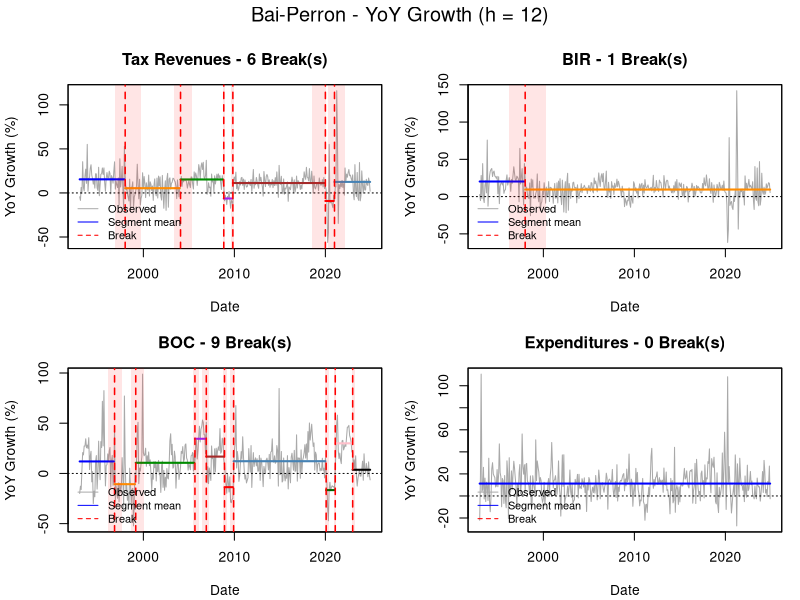
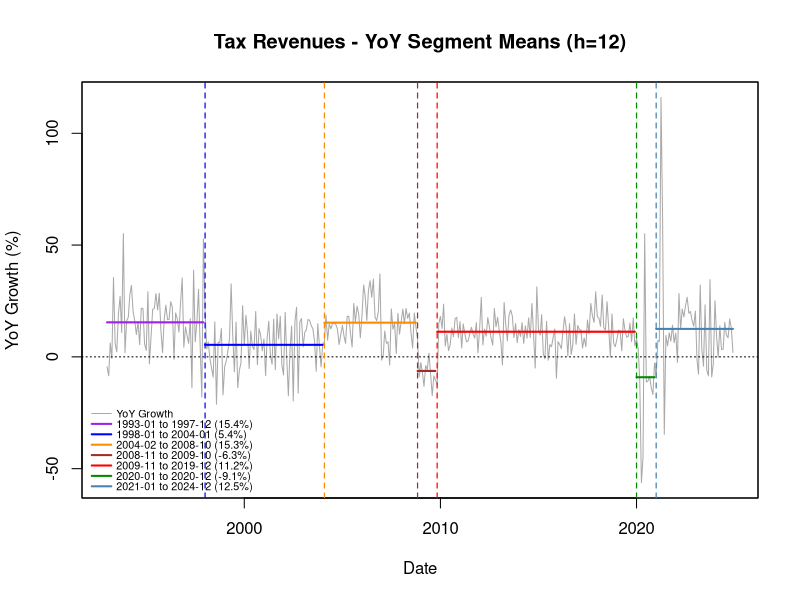
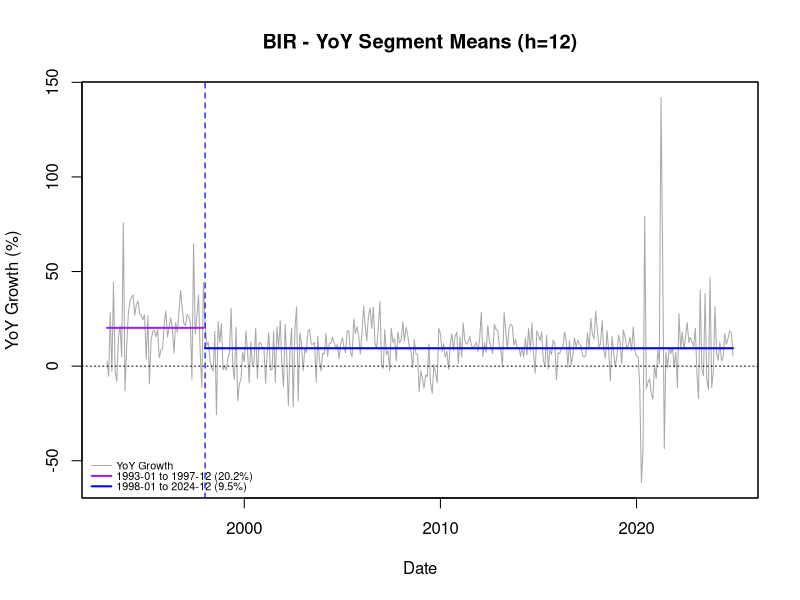
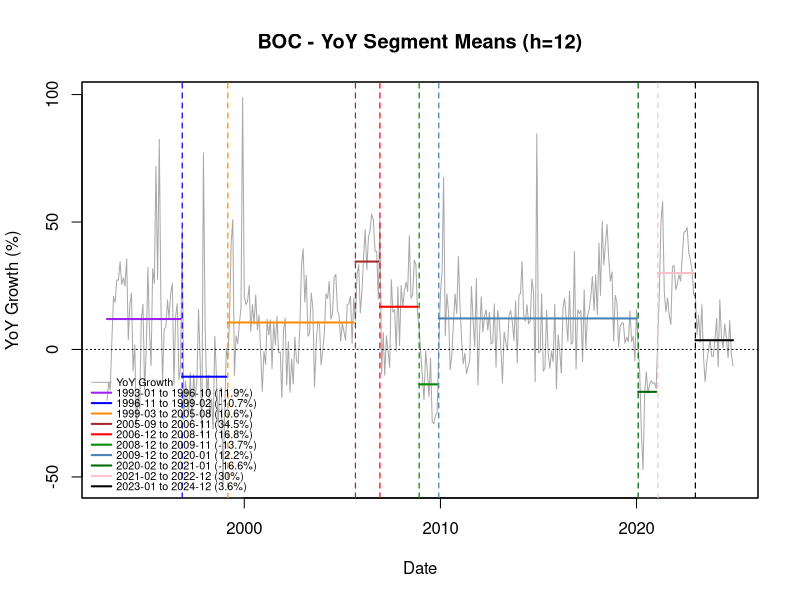
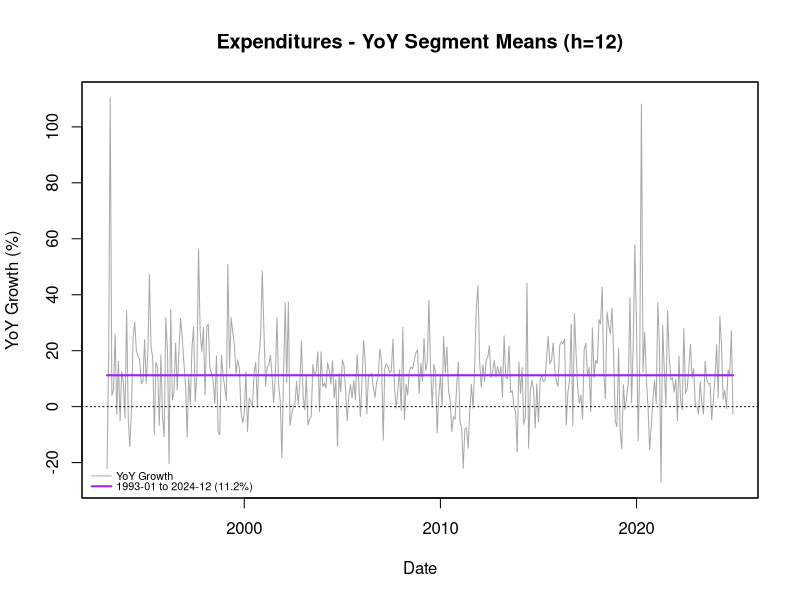
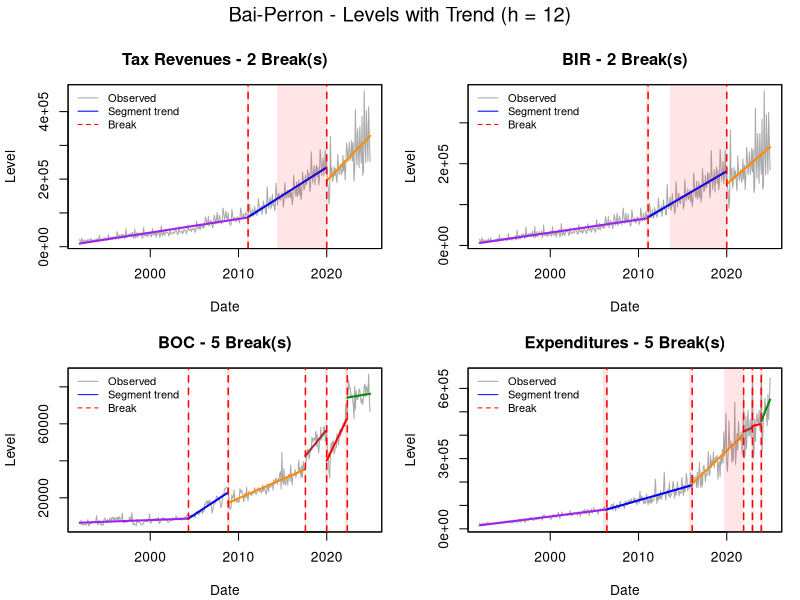
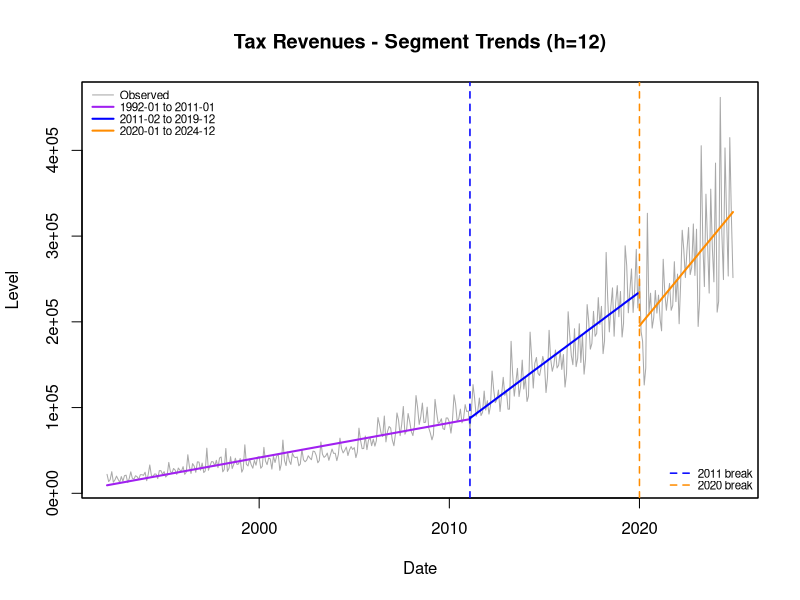
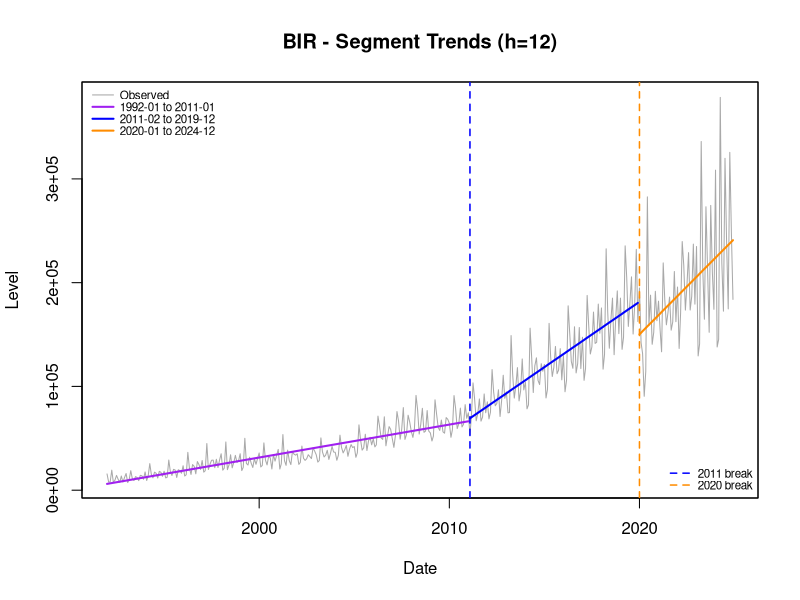

These charts were generated, in order, by the following R code:
library(strucchange)
library(zoo)
library(dplyr)

# ── Load & Prep ──────────────────────────────────────────
df <- read.csv('Data/cordata.csv',
               stringsAsFactors = FALSE)
df$Date <- as.Date(df$Date, format = "%m/%d/%Y")
df$date <- NULL

df_sel    <- df[, c("Date", "Tax.Revenues", "BIR", "BOC", "Expenditures")]
df_sel_92 <- df_sel %>% filter(Date >= as.Date("1992-01-01"))
names(df_sel_92) <- c("Date", "Tax", "BIR", "BOC", "Exp")

# ── YoY Growth ───────────────────────────────────────────
df_growth <- df_sel_92 %>%
  arrange(Date) %>%
  mutate(across(-Date, ~ (. / dplyr::lag(., 12) - 1) * 100,
                .names = "{.col}_growth")) %>%
  filter(if_all(ends_with("_growth"), ~ !is.na(.)))

# ── Zoo Series ───────────────────────────────────────────
tax_ts  <- zoo(df_growth$Tax_growth, order.by = df_growth$Date)
bir_ts  <- zoo(df_growth$BIR_growth, order.by = df_growth$Date)
boc_ts  <- zoo(df_growth$BOC_growth, order.by = df_growth$Date)
exp_ts  <- zoo(df_growth$Exp_growth, order.by = df_growth$Date)

tax_lev <- zoo(df_sel_92$Tax, order.by = df_sel_92$Date)
bir_lev <- zoo(df_sel_92$BIR, order.by = df_sel_92$Date)
boc_lev <- zoo(df_sel_92$BOC, order.by = df_sel_92$Date)
exp_lev <- zoo(df_sel_92$Exp, order.by = df_sel_92$Date)

# ── Helper: BIC-optimal m ────────────────────────────────
get_opt_m <- function(bp) {
  opt <- breakpoints(bp)$breakpoints
  if (length(opt) == 0 || all(is.na(opt))) 0L else length(opt)
}

# ── Helper: get break dates from breakpoints object ──────
get_bp_dates <- function(bp, ts) {
  idx <- breakpoints(bp)$breakpoints
  if (length(idx) == 0 || all(is.na(idx))) return(as.Date(character(0)))
  index(ts)[idx]
}

# ── Helper: plot segment trends (lm) using calendar dates ─
# bp_dates: vector of Date — each is the FIRST date of a new segment
#           (i.e. the break date itself, same as your manual window() calls)
plot_seg_trends <- function(ts, bp_dates, title, ylab,
                            legend_pos  = "topleft",
                            legend_pos2 = "bottomright",
                            seg_cols = c("purple", "blue", "darkorange",
                                         "brown", "red", "green4",
                                         "steelblue", "darkgreen", "pink", "black")) {
  all_dates  <- index(ts)
  first_date <- all_dates[1]
  last_date  <- all_dates[length(all_dates)]
  
  if (length(bp_dates) == 0) {
    seg_starts <- first_date
    seg_ends   <- last_date
  } else {
    # new segment starts ON the break date (matches your manual window calls)
    seg_starts <- c(first_date, bp_dates)
    seg_ends   <- c(bp_dates - 1, last_date)
  }
  n_seg <- length(seg_starts)
  
  plot(ts, col = "darkgray", lwd = 1, type = "l",
       main = title, ylab = ylab, xlab = "Date")
  
  leg_labels <- "Observed"
  leg_cols   <- "darkgray"
  leg_lty    <- 1; leg_lwd <- 1
  used_cols  <- character(n_seg)
  
  for (s in seq_len(n_seg)) {
    seg_ts <- window(ts, start = seg_starts[s], end = seg_ends[s])
    col_s  <- seg_cols[(s - 1) %% length(seg_cols) + 1]
    used_cols[s] <- col_s
    fit_s  <- lm(coredata(seg_ts) ~ seq_along(seg_ts))
    lines(zoo(fitted(fit_s), order.by = index(seg_ts)), col = col_s, lwd = 2)
    lbl <- paste0(format(seg_starts[s], "%Y-%m"), " to ",
                  format(seg_ends[s],   "%Y-%m"))
    leg_labels <- c(leg_labels, lbl)
    leg_cols   <- c(leg_cols, col_s)
    leg_lty    <- c(leg_lty, 1); leg_lwd <- c(leg_lwd, 2)
  }
  
  if (length(bp_dates) > 0) {
    break_cols <- used_cols[-1]  # break color = color of the segment it starts
    for (i in seq_along(bp_dates))
      abline(v = bp_dates[i], col = break_cols[i], lty = 2, lwd = 1.5)
    legend(legend_pos2,
           legend = paste0(format(bp_dates, "%Y"), " break"),
           col = break_cols, lty = 2, lwd = 1.5,
           bty = "n", cex = 0.7, x.intersp = 0.6, y.intersp = 0.85)
  }
  legend(legend_pos, legend = leg_labels, col = leg_cols,
         lty = leg_lty, lwd = leg_lwd,
         bty = "n", cex = 0.7, x.intersp = 0.6, y.intersp = 0.85)
}

# ── Helper: plot segment means using calendar dates ───────
plot_seg_means <- function(ts, bp_dates, title, ylab,
                           legend_pos = "bottomleft",
                           seg_cols = c("purple", "blue", "darkorange",
                                        "brown", "red", "green4",
                                        "steelblue", "darkgreen", "pink", "black")) {
  all_dates  <- index(ts)
  first_date <- all_dates[1]
  last_date  <- all_dates[length(all_dates)]
  
  if (length(bp_dates) == 0) {
    seg_starts <- first_date
    seg_ends   <- last_date
  } else {
    seg_starts <- c(first_date, bp_dates)
    seg_ends   <- c(bp_dates - 1, last_date)
  }
  n_seg <- length(seg_starts)
  
  plot(ts, col = "darkgray", lwd = 1, type = "l",
       main = title, ylab = ylab, xlab = "Date")
  abline(h = 0, col = "black", lty = 3, lwd = 1)
  
  leg_labels <- "YoY Growth"
  leg_cols   <- "darkgray"
  leg_lty    <- 1; leg_lwd <- 1
  
  for (s in seq_len(n_seg)) {
    seg_ts <- window(ts, start = seg_starts[s], end = seg_ends[s])
    col_s  <- seg_cols[(s - 1) %% length(seg_cols) + 1]
    m_s    <- mean(coredata(seg_ts))
    lines(zoo(rep(m_s, length(seg_ts)), order.by = index(seg_ts)),
          col = col_s, lwd = 2)
    lbl <- paste0(format(seg_starts[s], "%Y-%m"), " to ",
                  format(seg_ends[s],   "%Y-%m"),
                  " (", round(m_s, 1), "%)")
    leg_labels <- c(leg_labels, lbl)
    leg_cols   <- c(leg_cols, col_s)
    leg_lty    <- c(leg_lty, 1); leg_lwd <- c(leg_lwd, 2)
  }
  
  if (length(bp_dates) > 0) {
    break_cols <- seg_cols[seq_len(length(bp_dates)) %% length(seg_cols) + 1]
    for (i in seq_along(bp_dates))
      abline(v = bp_dates[i], col = break_cols[i], lty = 2, lwd = 1.2)
  }
  
  legend(legend_pos, legend = leg_labels, col = leg_cols,
         lty = leg_lty, lwd = leg_lwd,
         bty = "n", cex = 0.65, x.intersp = 0.5, y.intersp = 0.8)
}


# ══════════════════════════════════════════════════════════
# MAIN LOOP OVER h VALUES
# ══════════════════════════════════════════════════════════
for (h_value in c(12, 24, 36)) {
  
  cat("\n\n")
  cat(paste(rep("#", 70), collapse = ""), "\n")
  cat(paste0("  h = ", h_value, "\n"))
  cat(paste(rep("#", 70), collapse = ""), "\n")
  
  # ── Growth breakpoints ───────────────────────────────────
  bp_tax_g <- breakpoints(tax_ts ~ 1, h = h_value)
  bp_bir_g <- breakpoints(bir_ts ~ 1, h = h_value)
  bp_boc_g <- breakpoints(boc_ts ~ 1, h = h_value)
  bp_exp_g <- breakpoints(exp_ts ~ 1, h = h_value)
  
  growth_info <- list(
    list(name = "Tax Revenues", ts = tax_ts, bp = bp_tax_g, n = get_opt_m(bp_tax_g)),
    list(name = "BIR",          ts = bir_ts, bp = bp_bir_g, n = get_opt_m(bp_bir_g)),
    list(name = "BOC",          ts = boc_ts, bp = bp_boc_g, n = get_opt_m(bp_boc_g)),
    list(name = "Expenditures", ts = exp_ts, bp = bp_exp_g, n = get_opt_m(bp_exp_g))
  )
  
  # ── Level breakpoints ────────────────────────────────────
  bp_tax_l <- breakpoints(coredata(tax_lev) ~ seq_along(tax_lev), h = h_value)
  bp_bir_l <- breakpoints(coredata(bir_lev) ~ seq_along(bir_lev), h = h_value)
  bp_boc_l <- breakpoints(coredata(boc_lev) ~ seq_along(boc_lev), h = h_value)
  bp_exp_l <- breakpoints(coredata(exp_lev) ~ seq_along(exp_lev), h = h_value)
  
  # ── Extract break dates (calendar) ──────────────────────
  tax_g_bd <- get_bp_dates(bp_tax_g, tax_ts)
  bir_g_bd <- get_bp_dates(bp_bir_g, bir_ts)
  boc_g_bd <- get_bp_dates(bp_boc_g, boc_ts)
  exp_g_bd <- get_bp_dates(bp_exp_g, exp_ts)
  
  tax_l_bd <- get_bp_dates(bp_tax_l, tax_lev)
  bir_l_bd <- get_bp_dates(bp_bir_l, bir_lev)
  boc_l_bd <- get_bp_dates(bp_boc_l, boc_lev)
  exp_l_bd <- get_bp_dates(bp_exp_l, exp_lev)
  
  # ════════════════════════════════════════════════════════
  # PLOT 1: 4-in-1 YoY Growth Bai-Perron overview
  # ════════════════════════════════════════════════════════
  seg_colors <- c("blue", "darkorange", "green4", "purple", "brown",
                  "red", "steelblue", "darkgreen", "pink", "black")
  
  png(paste0("plot_h", h_value, "_01_yoy_overview.png"), width = 1200, height = 900, res = 120)
  par(mfrow = c(2, 2), mar = c(4, 4, 3, 1) + 0.1, oma = c(0, 0, 2, 0))
  for (info in growth_info) {
    n  <- info$n
    bd <- get_bp_dates(info$bp, info$ts)
    
    plot(info$ts,
         main = paste0(info$name, " - ", n, " Break(s)"),
         xlab = "Date", ylab = "YoY Growth (%)",
         col = "darkgray", lwd = 1, type = "l")
    abline(h = 0, col = "black", lty = 3, lwd = 1)
    
    all_d  <- index(info$ts)
    if (n > 0) {
      starts <- c(all_d[1], bd)
      ends   <- c(bd - 1, all_d[length(all_d)])
    } else {
      starts <- all_d[1]
      ends   <- all_d[length(all_d)]
    }
    for (s in seq_along(starts)) {
      seg_ts <- window(info$ts, start = starts[s], end = ends[s])
      m_s    <- mean(coredata(seg_ts))
      col_s  <- seg_colors[(s - 1) %% length(seg_colors) + 1]
      lines(zoo(rep(m_s, length(seg_ts)), order.by = index(seg_ts)),
            col = col_s, lwd = 2)
    }
    
    if (n > 0) {
      abline(v = bd, col = "red", lty = 2, lwd = 1.5)
      ci <- confint(info$bp, breaks = n)
      for (i in seq_len(n))
        rect(index(info$ts)[ci$confint[i, 1]], par("usr")[3],
             index(info$ts)[ci$confint[i, 3]], par("usr")[4],
             col = rgb(1, 0, 0, 0.1), border = NA)
    }
    
    legend("bottomleft", legend = c("Observed", "Segment mean", "Break"),
           col = c("darkgray", seg_colors[1], "red"), lty = c(1, 1, 2),
           bty = "n", cex = 0.8)
  }
  mtext(paste0("Bai-Perron - YoY Growth (h = ", h_value, ")"),
        outer = TRUE, cex = 1.2, line = 0.5)
  par(mfrow = c(1, 1))
  dev.off()
  
  # ════════════════════════════════════════════════════════
  # PLOT 2: Individual YoY segment means
  # ════════════════════════════════════════════════════════
  for (nm in c("Tax Revenues", "BIR", "BOC", "Expenditures")) {
    ts_g <- list("Tax Revenues" = tax_ts, "BIR" = bir_ts,
                 "BOC" = boc_ts, "Expenditures" = exp_ts)[[nm]]
    bd_g <- list("Tax Revenues" = tax_g_bd, "BIR" = bir_g_bd,
                 "BOC" = boc_g_bd, "Expenditures" = exp_g_bd)[[nm]]
    fname <- paste0("plot_h", h_value, "_02_yoy_means_",
                    gsub(" ", "_", nm), ".png")
    png(fname, width = 1000, height = 700, res = 120)
    plot_seg_means(ts_g, bd_g,
                   title = paste0(nm, " - YoY Segment Means (h=", h_value, ")"),
                   ylab  = "YoY Growth (%)")
    dev.off()
  }
  
  # ════════════════════════════════════════════════════════
  # Console: Growth breaks
  # ════════════════════════════════════════════════════════
  cat("\n\n", paste(rep("=", 60), collapse = ""), "\n")
  cat(paste0("  GROWTH RATE BREAKS  (h = ", h_value, ")\n"))
  cat(paste(rep("=", 60), collapse = ""), "\n")
  for (info in growth_info) {
    cat("\n===", info$name, "===\n")
    if (info$n == 0) {
      cat("No breaks detected.\n")
      print(c(mean = mean(coredata(info$ts)),
              sd   = sd(coredata(info$ts)),
              n    = length(info$ts)))
      next
    }
    cat("Break dates:\n")
    print(index(info$ts)[breakpoints(info$bp, breaks = info$n)$breakpoints])
    cat("Segment stats:\n")
    seg <- breakfactor(info$bp, breaks = info$n)
    print(tapply(coredata(info$ts), seg,
                 function(x) c(mean = mean(x), sd = sd(x), n = length(x))))
  }
  
  # ════════════════════════════════════════════════════════
  # PLOT 3: 4-in-1 Level Bai-Perron overview
  # ════════════════════════════════════════════════════════
  png(paste0("plot_h", h_value, "_03_levels_overview.png"), width = 1200, height = 900, res = 120)
  par(mfrow = c(2, 2), mar = c(4, 4, 3, 1) + 0.1, oma = c(0, 0, 2, 0))
  for (info in list(
    list(name = "Tax Revenues", ts = tax_lev, bd = tax_l_bd, bp = bp_tax_l),
    list(name = "BIR",          ts = bir_lev, bd = bir_l_bd, bp = bp_bir_l),
    list(name = "BOC",          ts = boc_lev, bd = boc_l_bd, bp = bp_boc_l),
    list(name = "Expenditures", ts = exp_lev, bd = exp_l_bd, bp = bp_exp_l)
  )) {
    m <- length(info$bd)
    plot(info$ts,
         main = paste0(info$name, " - ", m, " Break(s)"),
         xlab = "Date", ylab = "Level",
         col = "darkgray", lwd = 1, type = "l")
    all_d  <- index(info$ts)
    if (m > 0) {
      starts <- c(all_d[1], info$bd)
      ends_v <- c(info$bd - 1, all_d[length(all_d)])
      seg_cols <- c("purple","blue","darkorange","brown","red","green4",
                    "steelblue","darkgreen","pink","black")
      for (s in seq_along(starts)) {
        seg_ts <- window(info$ts, start = starts[s], end = ends_v[s])
        fit_s  <- lm(coredata(seg_ts) ~ seq_along(seg_ts))
        col_s  <- seg_cols[(s-1) %% length(seg_cols) + 1]
        lines(zoo(fitted(fit_s), order.by = index(seg_ts)), col = col_s, lwd = 2)
      }
      abline(v = info$bd, col = "red", lty = 2, lwd = 1.5)
      ci <- confint(info$bp, breaks = m)
      for (i in seq_len(m))
        rect(index(info$ts)[ci$confint[i, 1]], par("usr")[3],
             index(info$ts)[ci$confint[i, 3]], par("usr")[4],
             col = rgb(1, 0, 0, 0.1), border = NA)
    } else {
      fit_s <- lm(coredata(info$ts) ~ seq_along(info$ts))
      lines(zoo(fitted(fit_s), order.by = all_d), col = "blue", lwd = 2)
    }
    legend("topleft", legend = c("Observed", "Segment trend", "Break"),
           col = c("darkgray", "blue", "red"), lty = c(1, 1, 2),
           bty = "n", cex = 0.8)
  }
  mtext(paste0("Bai-Perron - Levels with Trend (h = ", h_value, ")"),
        outer = TRUE, cex = 1.2, line = 0.5)
  par(mfrow = c(1, 1))
  dev.off()
  
  # ════════════════════════════════════════════════════════
  # PLOT 4: Individual level segment trends
  # ════════════════════════════════════════════════════════
  for (nm in c("Tax Revenues", "BIR", "BOC", "Expenditures")) {
    ts_l <- list("Tax Revenues" = tax_lev, "BIR" = bir_lev,
                 "BOC" = boc_lev, "Expenditures" = exp_lev)[[nm]]
    bd_l <- list("Tax Revenues" = tax_l_bd, "BIR" = bir_l_bd,
                 "BOC" = boc_l_bd, "Expenditures" = exp_l_bd)[[nm]]
    fname <- paste0("plot_h", h_value, "_04_level_trends_",
                    gsub(" ", "_", nm), ".png")
    png(fname, width = 1000, height = 700, res = 120)
    plot_seg_trends(ts_l, bd_l,
                    title = paste0(nm, " - Segment Trends (h=", h_value, ")"),
                    ylab  = "Level")
    dev.off()
  }
  
  # ════════════════════════════════════════════════════════
  # Console: Level breaks
  # ════════════════════════════════════════════════════════
  cat("\n\n", paste(rep("=", 60), collapse = ""), "\n")
  cat(paste0("  STRUCTURAL BREAKS (LEVELS WITH TREND)  (h = ", h_value, ")\n"))
  cat(paste(rep("=", 60), collapse = ""), "\n")
  for (info in list(
    list(name = "Tax Revenues", ts = tax_lev, bp = bp_tax_l, bd = tax_l_bd),
    list(name = "BIR",          ts = bir_lev, bp = bp_bir_l, bd = bir_l_bd),
    list(name = "BOC",          ts = boc_lev, bp = bp_boc_l, bd = boc_l_bd),
    list(name = "Expenditures", ts = exp_lev, bp = bp_exp_l, bd = exp_l_bd)
  )) {
    cat("\n===", info$name, "===\n")
    cat("BIC optimal m =", length(info$bd), "\n")
    if (length(info$bd) > 0) {
      cat("Break dates:\n"); print(info$bd)
      cat("Segment coefficients (intercept + trend):\n")
      print(coef(info$bp))
    } else {
      cat("No breaks detected.\n")
    }
  }
  
} # ── end h_value loop ────────────────────────────────────
